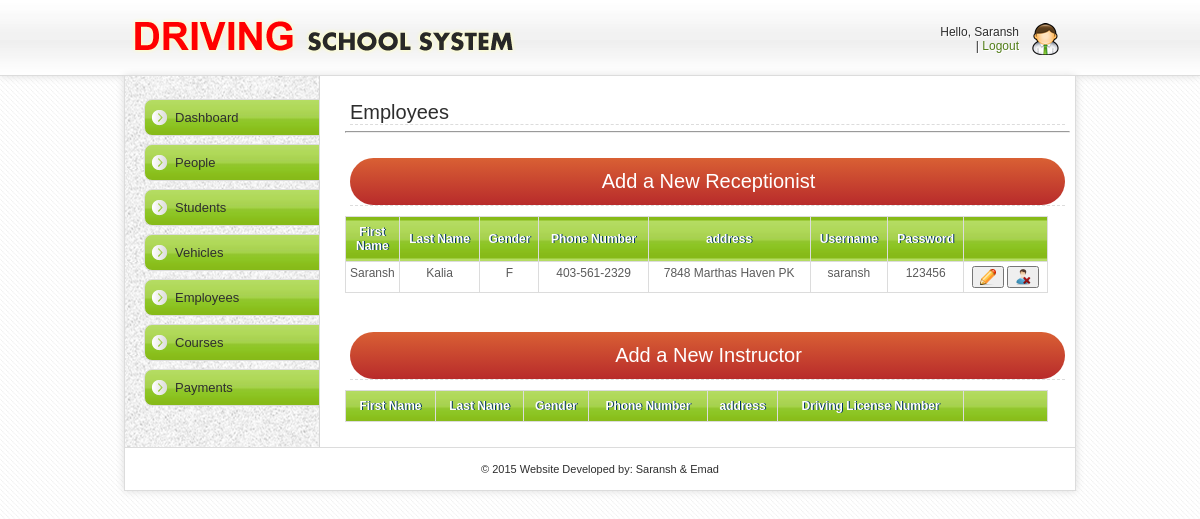
Page /employee.php (signed in) on the committed database.
### tables this page shows
CREATE TABLE `receptionist` (
  `sincard` int(15) NOT NULL DEFAULT '0',
  `username` varchar(15) NOT NULL DEFAULT '',
  `password` varchar(32) DEFAULT NULL
);

CREATE TABLE `people` (
  `sincard` int(15) NOT NULL,
  `date_birth` date DEFAULT NULL,
  `address` varchar(40) DEFAULT NULL,
  `city` varchar(15) NOT NULL,
  `postal` varchar(10) DEFAULT NULL,
  `phone_num` varchar(15) DEFAULT NULL,
  `last_name` varchar(15) DEFAULT NULL,
  `first_name` varchar(15) DEFAULT NULL,
  `gender` varchar(5) NOT NULL
);

### employee.php (the view, shortened to what this page needs)
 <?php
include 'includes/dashboard_header.php';
include 'includes/dashboard_header.php';
?>
<link rel="stylesheet" href="css/jquery-nicemodal.css">
  </head>
  <body>
<div id="header">
  <div class="inHeader">
    <div class="mosAdmin">
    Hello, <?php echo ucfirst($_SESSION['user']);
    ?><br>
   | <a href="includes/logout.php">Logout</a>
    </div>
  </div>
</div>
<div id="wrapper">
  <div id="leftBar">
  <ul>
 <?php
include'includes/dashboard_menu.php'
 ?>
  </ul>
  </div>
  <div id="rightContent">
  <h3>Employees</h3>
  <hr />
  	      <div id="smallCenter"><a href="create-receptionist.php"><br><h3><div align="center" class="btn">Add a New Receptionist</div></h3></a></div>
  <table class="data">
      <tr class="data">
        <th class="data">First Name</th>
        <th class="data">Last Name</th>
        <th class="data">Gender</th>
        <th class="data">Phone Number</th>
        <th class="data">address</th>
        <th class="data">Username</th>
        <th class="data">Password</th>
        <th class="data" width="75px"></th>
      </tr>
      <tr class="data">
          <?php
include 'includes/connect.php';
$sqls= mysqli_query($dbhandle,"SELECT * FROM people inner join receptionist where people.sincard = receptionist.sincard");
while($sqlf=mysqli_fetch_assoc($sqls)){   ?>
        <td class="data" width="30px"><center><?php echo $sqlf['first_name']; ?></center></td>
        <td class="data"><center><?php echo $sqlf['last_name']; ?></center></td>
        <td class="data"><center><?php echo $sqlf['gender']; ?></center></td>
        <td class="data"><center><?php echo $sqlf['phone_num']; ?></center></td>
        <td class="data"><center><?php echo $sqlf['address']; ?></center></td>
        <td class="data"><center><?php echo $sqlf['username']; ?></center></td>
        <td class="data"><center><?php echo $sqlf['password']; ?></center></td>
        <td class="data" width="75px">
           <center>
         <?php  $sqlres=$sqlf['sincard']; ?>
        <button> <a href="edit-receptionist.php?sincard=<?php echo $sqlres;?>"><img src="css/img/edit.png"></a></button>
              <button name="delete" id="demo" formmethod="post" data-url="delete-receptionist.php?sincard=<?php echo $sqlres;?>">  <img src="css/img/delete.png"></button>
       </center>
        </td>
      </tr><?php } ?>
  </table>
       <div id="smallCenter"><a href="create-instructor.php"><br><h3><div align="center" class="btn">Add a New Instructor</div></h3></a></div>
   <table class="data">
      <tr class="data">
         <th class="data">First Name</th>
        <th class="data">Last Name</th>
        <th class="data">Gender</th>
        <th class="data">Phone Number</th>
        <th class="data">address</th>
        <th class="data">Driving License Number</th>
        <th class="data" width="75px"></th>
      </tr>
  </table>
</div>
<?php
include 'includes/dashboard_footer.php'
?>

### css/mos-style.css (style rules this page uses)
body { background: url(img/latar.jpg); margin: 0; padding: 0; font-family: Arial; font-size: 12px; color: #2e2e2e; text-align: center; }
img { border: none; }
a { color: #527e19; text-decoration: none; }
table { border:none;font-size: 12px; }
td { border:none; padding: 5px; }
table.data { border: 1px solid #dcdcdc; margin: 10px 0px 20px 0px; width: 97%; border-collapse: collapse;font-size: 12px; }
th.data { padding: 8px 4px 8px 4px;border: 1px solid #dcdcdc; background: url(img/green.jpg)repeat left center;text-shadow: 1px 0px #003362;color: #fff }
td.data { padding: 4px; border: 1px solid #dcdcdc;color: #5b5b5b;vertical-align: top; }
tr.data { background: #fff }
#header { width: 100%; border-bottom: 1px solid #dcdcdc; background: url(img/headerbg.jpg) repeat left; height: 75px; z-index: 1000; -moz-box-shadow: 0px 0px 8px #dcdcdc; -webkit-box-shadow: 0px 0px 8px #dcdcdc; }
.inHeader { float: center; background: url(img/logo.png) no-repeat left center; margin: auto; width: 920px; height: 45px; padding: 15px; border-right: 0px solid #dcdcdc; border-left: 0px solid #dcdcdc; }
.mosAdmin { float: right; border: 0px solid #dcdcdc; margin: 0 1px 0 auto; text-align: right; padding: 10px 40px 10px 10px; background: url(img/Administrator.png) no-repeat right center; text-shadow: 1px 1px #fff; }
#wrapper { width: 950px; padding: 15px 0 0 0; position: relative; border-left: 1px solid #dcdcdc; border-right: 1px solid #dcdcdc; border-bottom: 1px solid #dcdcdc; float: center; margin: auto; text-align: left; background: #fff url(img/bg_kiri.png) repeat-y; -moz-box-shadow: 0px 0px 8px #dcdcdc; -webkit-box-shadow: 0px 0px 8px #dcdcdc; }
#leftBar { width: 185px; float: left; padding: 0 0 20px 10px; border-right: 0px solid #dcdcdc; text-align: left; }
#leftBar ul { list-style: none;padding: 0; margin: 0;font-size: 13px; }
#rightContent { width: 725px; padding: 5px; float: right; border-left: 0px solid #dcdcdc; text-align: left; background: #fff; }
#rightContent h3 { font-size: 20px; font-weight: normal; padding: 0; margin: 5px; border-bottom: 1px dashed #dcdcdc; }
.btn { background: #d96034; background-image: -webkit-linear-gradient(top, #d96034, #b82b2b); background-image: -moz-linear-gradient(top, #d96034, #b82b2b); background-image: -ms-linear-gradient(top, #d96034, #b82b2b); background-image: -o-linear-gradient(top, #d96034, #b82b2b); background-image: linear-gradient(to bottom, #d96034, #b82b2b); -webkit-border-radius: 28; -moz-border-radius: 28; border-radius: 28px; font-family: Arial; color: #ffffff; font-size: 20px; padding: 12px 20px 12px 22px; text-decoration: none; }

### rows in the picture
receptionist: sincard.first_name "Saransh", sincard.last_name "Kalia", sincard.gender "F", sincard.phone_num "403-561-2329", sincard.address "7848 Marthas Haven PK", username "saransh", password "123456"

### other values in the picture
$_SESSION['user'] "Saransh"
